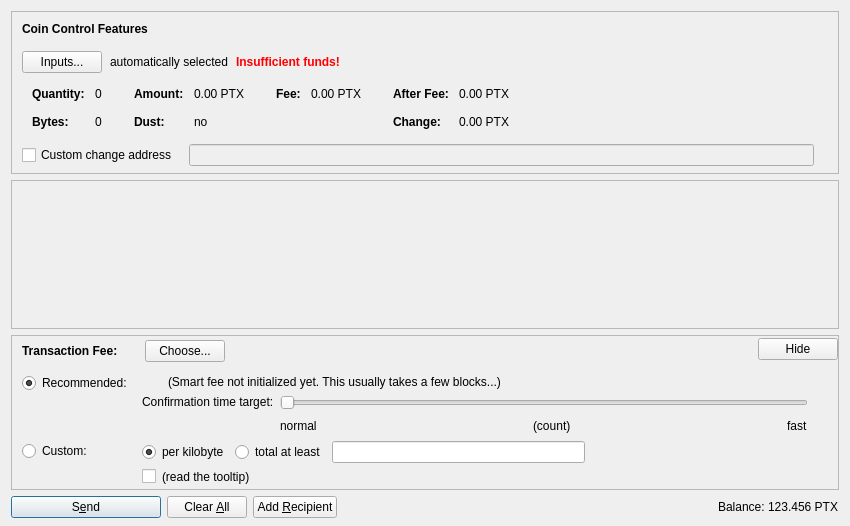
<?xml version="1.0" encoding="UTF-8"?>
<ui version="4.0">
 <class>SendCoinsDialog</class>
 <widget class="QDialog" name="SendCoinsDialog">
  <property name="geometry">
   <rect>
    <x>0</x>
    <y>0</y>
    <width>850</width>
    <height>526</height>
   </rect>
  </property>
  <property name="windowTitle">
   <string>Send Coins</string>
  </property>
  <layout class="QVBoxLayout" name="verticalLayout" stretch="0,1,0,0">
   <property name="bottomMargin">
    <number>8</number>
   </property>
   <item>
    <widget class="QFrame" name="frameCoinControl">
     <property name="sizePolicy">
      <sizepolicy hsizetype="Expanding" vsizetype="Expanding">
       <horstretch>0</horstretch>
       <verstretch>0</verstretch>
      </sizepolicy>
     </property>
     <property name="maximumSize">
      <size>
       <width>16777215</width>
       <height>16777215</height>
      </size>
     </property>
     <property name="frameShape">
      <enum>QFrame::StyledPanel</enum>
     </property>
     <property name="frameShadow">
      <enum>QFrame::Sunken</enum>
     </property>
     <layout class="QVBoxLayout" name="verticalLayoutCoinControl2">
      <property name="spacing">
       <number>0</number>
      </property>
      <property name="leftMargin">
       <number>0</number>
      </property>
      <property name="topMargin">
       <number>0</number>
      </property>
      <property name="rightMargin">
       <number>0</number>
      </property>
      <property name="bottomMargin">
       <number>6</number>
      </property>
      <item>
       <layout class="QVBoxLayout" name="verticalLayoutCoinControl" stretch="0,0,0,0,1">
        <property name="spacing">
         <number>0</number>
        </property>
        <property name="leftMargin">
         <number>10</number>
        </property>
        <property name="topMargin">
         <number>10</number>
        </property>
        <item>
         <layout class="QHBoxLayout" name="horizontalLayoutCoinControl1">
          <property name="bottomMargin">
           <number>15</number>
          </property>
          <item>
           <widget class="QLabel" name="labelCoinControlFeatures">
            <property name="sizePolicy">
             <sizepolicy hsizetype="Preferred" vsizetype="Maximum">
              <horstretch>0</horstretch>
              <verstretch>0</verstretch>
             </sizepolicy>
            </property>
            <property name="font">
             <font>
              <weight>75</weight>
              <bold>true</bold>
             </font>
            </property>
            <property name="styleSheet">
             <string notr="true">font-weight:bold;</string>
            </property>
            <property name="text">
             <string>Coin Control Features</string>
            </property>
           </widget>
          </item>
         </layout>
        </item>
        <item>
         <layout class="QHBoxLayout" name="horizontalLayoutCoinControl2" stretch="0,0,0,0">
          <property name="spacing">
           <number>8</number>
          </property>
          <property name="bottomMargin">
           <number>10</number>
          </property>
          <item>
           <widget class="QPushButton" name="pushButtonCoinControl">
            <property name="styleSheet">
             <string notr="true"/>
            </property>
            <property name="text">
             <string>Inputs...</string>
            </property>
            <property name="autoDefault">
             <bool>false</bool>
            </property>
           </widget>
          </item>
          <item>
           <widget class="QLabel" name="labelCoinControlAutomaticallySelected">
            <property name="text">
             <string>automatically selected</string>
            </property>
            <property name="margin">
             <number>5</number>
            </property>
           </widget>
          </item>
          <item>
           <widget class="QLabel" name="labelCoinControlInsuffFunds">
            <property name="font">
             <font>
              <weight>75</weight>
              <bold>true</bold>
             </font>
            </property>
            <property name="styleSheet">
             <string notr="true">color:red;font-weight:bold;</string>
            </property>
            <property name="text">
             <string>Insufficient funds!</string>
            </property>
            <property name="margin">
             <number>5</number>
            </property>
           </widget>
          </item>
          <item>
           <spacer name="horizontalSpacerCoinControl">
            <property name="orientation">
             <enum>Qt::Horizontal</enum>
            </property>
            <property name="sizeHint" stdset="0">
             <size>
              <width>40</width>
              <height>1</height>
             </size>
            </property>
           </spacer>
          </item>
         </layout>
        </item>
        <item>
         <widget class="QWidget" name="widgetCoinControl" native="true">
          <property name="sizePolicy">
           <sizepolicy hsizetype="Preferred" vsizetype="Preferred">
            <horstretch>0</horstretch>
            <verstretch>0</verstretch>
           </sizepolicy>
          </property>
          <property name="minimumSize">
           <size>
            <width>0</width>
            <height>0</height>
           </size>
          </property>
          <property name="styleSheet">
           <string notr="true"/>
          </property>
          <layout class="QHBoxLayout" name="horizontalLayoutCoinControl5">
           <property name="leftMargin">
            <number>0</number>
           </property>
           <property name="topMargin">
            <number>0</number>
           </property>
           <property name="rightMargin">
            <number>0</number>
           </property>
           <property name="bottomMargin">
            <number>0</number>
           </property>
           <item>
            <layout class="QHBoxLayout" name="horizontalLayoutCoinControl3" stretch="0,0,0,1">
             <property name="spacing">
              <number>20</number>
             </property>
             <property name="topMargin">
              <number>0</number>
             </property>
             <property name="bottomMargin">
              <number>10</number>
             </property>
             <item>
              <layout class="QFormLayout" name="formLayoutCoinControl1">
               <property name="horizontalSpacing">
                <number>10</number>
               </property>
               <property name="verticalSpacing">
                <number>14</number>
               </property>
               <property name="leftMargin">
                <number>10</number>
               </property>
               <property name="topMargin">
                <number>4</number>
               </property>
               <property name="rightMargin">
                <number>6</number>
               </property>
               <item row="0" column="0">
                <widget class="QLabel" name="labelCoinControlQuantityText">
                 <property name="font">
                  <font>
                   <weight>75</weight>
                   <bold>true</bold>
                  </font>
                 </property>
                 <property name="text">
                  <string>Quantity:</string>
                 </property>
                 <property name="margin">
                  <number>0</number>
                 </property>
                </widget>
               </item>
               <item row="0" column="1">
                <widget class="QLabel" name="labelCoinControlQuantity">
                 <property name="cursor">
                  <cursorShape>IBeamCursor</cursorShape>
                 </property>
                 <property name="contextMenuPolicy">
                  <enum>Qt::ActionsContextMenu</enum>
                 </property>
                 <property name="text">
                  <string notr="true">0</string>
                 </property>
                 <property name="margin">
                  <number>0</number>
                 </property>
                 <property name="textInteractionFlags">
                  <set>Qt::LinksAccessibleByMouse|Qt::TextSelectableByKeyboard|Qt::TextSelectableByMouse</set>
                 </property>
                </widget>
               </item>
               <item row="1" column="0">
                <widget class="QLabel" name="labelCoinControlBytesText">
                 <property name="font">
                  <font>
                   <weight>75</weight>
                   <bold>true</bold>
                  </font>
                 </property>
                 <property name="text">
                  <string>Bytes:</string>
                 </property>
                </widget>
               </item>
               <item row="1" column="1">
                <widget class="QLabel" name="labelCoinControlBytes">
                 <property name="cursor">
                  <cursorShape>IBeamCursor</cursorShape>
                 </property>
                 <property name="contextMenuPolicy">
                  <enum>Qt::ActionsContextMenu</enum>
                 </property>
                 <property name="text">
                  <string notr="true">0</string>
                 </property>
                 <property name="textInteractionFlags">
                  <set>Qt::LinksAccessibleByMouse|Qt::TextSelectableByKeyboard|Qt::TextSelectableByMouse</set>
                 </property>
                </widget>
               </item>
              </layout>
             </item>
             <item>
              <layout class="QFormLayout" name="formLayoutCoinControl2">
               <property name="horizontalSpacing">
                <number>10</number>
               </property>
               <property name="verticalSpacing">
                <number>14</number>
               </property>
               <property name="leftMargin">
                <number>6</number>
               </property>
               <property name="topMargin">
                <number>4</number>
               </property>
               <property name="rightMargin">
                <number>6</number>
               </property>
               <item row="0" column="0">
                <widget class="QLabel" name="labelCoinControlAmountText">
                 <property name="font">
                  <font>
                   <weight>75</weight>
                   <bold>true</bold>
                  </font>
                 </property>
                 <property name="text">
                  <string>Amount:</string>
                 </property>
                 <property name="margin">
                  <number>0</number>
                 </property>
                </widget>
               </item>
               <item row="0" column="1">
                <widget class="QLabel" name="labelCoinControlAmount">
                 <property name="cursor">
                  <cursorShape>IBeamCursor</cursorShape>
                 </property>
                 <property name="contextMenuPolicy">
                  <enum>Qt::ActionsContextMenu</enum>
                 </property>
                 <property name="text">
                  <string notr="true">0.00 PTX</string>
                 </property>
                 <property name="textInteractionFlags">
                  <set>Qt::LinksAccessibleByMouse|Qt::TextSelectableByKeyboard|Qt::TextSelectableByMouse</set>
                 </property>
                </widget>
               </item>
               <item row="1" column="0">
                <widget class="QLabel" name="labelCoinControlLowOutputText">
                 <property name="font">
                  <font>
                   <weight>75</weight>
                   <bold>true</bold>
                  </font>
                 </property>
                 <property name="text">
                  <string>Dust:</string>
                 </property>
                </widget>
               </item>
               <item row="1" column="1">
                <widget class="QLabel" name="labelCoinControlLowOutput">
                 <property name="cursor">
                  <cursorShape>IBeamCursor</cursorShape>
                 </property>
                 <property name="contextMenuPolicy">
                  <enum>Qt::ActionsContextMenu</enum>
                 </property>
                 <property name="text">
                  <string notr="true">no</string>
                 </property>
                 <property name="textInteractionFlags">
                  <set>Qt::LinksAccessibleByMouse|Qt::TextSelectableByKeyboard|Qt::TextSelectableByMouse</set>
                 </property>
                </widget>
               </item>
              </layout>
             </item>
             <item>
              <layout class="QFormLayout" name="formLayoutCoinControl3">
               <property name="horizontalSpacing">
                <number>10</number>
               </property>
               <property name="verticalSpacing">
                <number>14</number>
               </property>
               <property name="leftMargin">
                <number>6</number>
               </property>
               <property name="topMargin">
                <number>4</number>
               </property>
               <property name="rightMargin">
                <number>6</number>
               </property>
               <item row="0" column="0">
                <widget class="QLabel" name="labelCoinControlFeeText">
                 <property name="font">
                  <font>
                   <weight>75</weight>
                   <bold>true</bold>
                  </font>
                 </property>
                 <property name="text">
                  <string>Fee:</string>
                 </property>
                 <property name="margin">
                  <number>0</number>
                 </property>
                </widget>
               </item>
               <item row="0" column="1">
                <widget class="QLabel" name="labelCoinControlFee">
                 <property name="cursor">
                  <cursorShape>IBeamCursor</cursorShape>
                 </property>
                 <property name="contextMenuPolicy">
                  <enum>Qt::ActionsContextMenu</enum>
                 </property>
                 <property name="text">
                  <string notr="true">0.00 PTX</string>
                 </property>
                 <property name="textInteractionFlags">
                  <set>Qt::LinksAccessibleByMouse|Qt::TextSelectableByKeyboard|Qt::TextSelectableByMouse</set>
                 </property>
                </widget>
               </item>
              </layout>
             </item>
             <item>
              <layout class="QFormLayout" name="formLayoutCoinControl4">
               <property name="horizontalSpacing">
                <number>10</number>
               </property>
               <property name="verticalSpacing">
                <number>14</number>
               </property>
               <property name="leftMargin">
                <number>6</number>
               </property>
               <property name="topMargin">
                <number>4</number>
               </property>
               <property name="rightMargin">
                <number>6</number>
               </property>
               <item row="0" column="0">
                <widget class="QLabel" name="labelCoinControlAfterFeeText">
                 <property name="font">
                  <font>
                   <weight>75</weight>
                   <bold>true</bold>
                  </font>
                 </property>
                 <property name="text">
                  <string>After Fee:</string>
                 </property>
                 <property name="margin">
                  <number>0</number>
                 </property>
                </widget>
               </item>
               <item row="0" column="1">
                <widget class="QLabel" name="labelCoinControlAfterFee">
                 <property name="cursor">
                  <cursorShape>IBeamCursor</cursorShape>
                 </property>
                 <property name="contextMenuPolicy">
                  <enum>Qt::ActionsContextMenu</enum>
                 </property>
                 <property name="text">
                  <string notr="true">0.00 PTX</string>
                 </property>
                 <property name="textInteractionFlags">
                  <set>Qt::LinksAccessibleByMouse|Qt::TextSelectableByKeyboard|Qt::TextSelectableByMouse</set>
                 </property>
                </widget>
               </item>
               <item row="1" column="0">
                <widget class="QLabel" name="labelCoinControlChangeText">
                 <property name="font">
                  <font>
                   <weight>75</weight>
                   <bold>true</bold>
                  </font>
                 </property>
                 <property name="text">
                  <string>Change:</string>
                 </property>
                </widget>
               </item>
               <item row="1" column="1">
                <widget class="QLabel" name="labelCoinControlChange">
                 <property name="cursor">
                  <cursorShape>IBeamCursor</cursorShape>
                 </property>
                 <property name="contextMenuPolicy">
                  <enum>Qt::ActionsContextMenu</enum>
                 </property>
                 <property name="text">
                  <string notr="true">0.00 PTX</string>
                 </property>
                 <property name="textInteractionFlags">
                  <set>Qt::LinksAccessibleByMouse|Qt::TextSelectableByKeyboard|Qt::TextSelectableByMouse</set>
                 </property>
                </widget>
               </item>
              </layout>
             </item>
            </layout>
           </item>
          </layout>
         </widget>
        </item>
        <item>
         <layout class="QHBoxLayout" name="horizontalLayoutCoinControl4" stretch="0,0,0">
          <property name="spacing">
           <number>12</number>
          </property>
          <property name="sizeConstraint">
           <enum>QLayout::SetDefaultConstraint</enum>
          </property>
          <property name="topMargin">
           <number>5</number>
          </property>
          <property name="rightMargin">
           <number>5</number>
          </property>
          <item>
           <widget class="QCheckBox" name="checkBoxCoinControlChange">
            <property name="toolTip">
             <string>If this is activated, but the change address is empty or invalid, change will be sent to a newly generated address.</string>
            </property>
            <property name="text">
             <string>Custom change address</string>
            </property>
           </widget>
          </item>
          <item>
           <widget class="QValidatedLineEdit" name="lineEditCoinControlChange">
            <property name="enabled">
             <bool>false</bool>
            </property>
            <property name="sizePolicy">
             <sizepolicy hsizetype="Expanding" vsizetype="Fixed">
              <horstretch>0</horstretch>
              <verstretch>0</verstretch>
             </sizepolicy>
            </property>
           </widget>
          </item>
          <item>
           <widget class="QLabel" name="labelCoinControlChangeLabel">
            <property name="sizePolicy">
             <sizepolicy hsizetype="Preferred" vsizetype="Expanding">
              <horstretch>0</horstretch>
              <verstretch>0</verstretch>
             </sizepolicy>
            </property>
            <property name="minimumSize">
             <size>
              <width>0</width>
              <height>0</height>
             </size>
            </property>
            <property name="text">
             <string/>
            </property>
            <property name="margin">
             <number>3</number>
            </property>
           </widget>
          </item>
         </layout>
        </item>
        <item>
         <spacer name="verticalSpacerCoinControl">
          <property name="orientation">
           <enum>Qt::Vertical</enum>
          </property>
          <property name="sizeHint" stdset="0">
           <size>
            <width>800</width>
            <height>1</height>
           </size>
          </property>
         </spacer>
        </item>
       </layout>
      </item>
     </layout>
    </widget>
   </item>
   <item>
    <widget class="QScrollArea" name="scrollArea">
     <property name="widgetResizable">
      <bool>true</bool>
     </property>
     <widget class="QWidget" name="scrollAreaWidgetContents">
      <property name="geometry">
       <rect>
        <x>0</x>
        <y>0</y>
        <width>830</width>
        <height>104</height>
       </rect>
      </property>
      <layout class="QVBoxLayout" name="verticalLayout_2" stretch="0,1">
       <property name="leftMargin">
        <number>0</number>
       </property>
       <property name="topMargin">
        <number>0</number>
       </property>
       <property name="rightMargin">
        <number>0</number>
       </property>
       <property name="bottomMargin">
        <number>0</number>
       </property>
       <item>
        <layout class="QVBoxLayout" name="entries">
         <property name="spacing">
          <number>6</number>
         </property>
        </layout>
       </item>
       <item>
        <spacer name="verticalSpacer">
         <property name="orientation">
          <enum>Qt::Vertical</enum>
         </property>
         <property name="sizeHint" stdset="0">
          <size>
           <width>20</width>
           <height>40</height>
          </size>
         </property>
        </spacer>
       </item>
      </layout>
     </widget>
    </widget>
   </item>
   <item>
    <widget class="QFrame" name="frameFee">
     <property name="sizePolicy">
      <sizepolicy hsizetype="Expanding" vsizetype="Expanding">
       <horstretch>0</horstretch>
       <verstretch>0</verstretch>
      </sizepolicy>
     </property>
     <property name="maximumSize">
      <size>
       <width>16777215</width>
       <height>16777215</height>
      </size>
     </property>
     <property name="frameShape">
      <enum>QFrame::StyledPanel</enum>
     </property>
     <property name="frameShadow">
      <enum>QFrame::Sunken</enum>
     </property>
     <layout class="QVBoxLayout" name="verticalLayoutFee1">
      <property name="spacing">
       <number>0</number>
      </property>
      <property name="leftMargin">
       <number>0</number>
      </property>
      <property name="topMargin">
       <number>0</number>
      </property>
      <property name="rightMargin">
       <number>0</number>
      </property>
      <property name="bottomMargin">
       <number>0</number>
      </property>
      <item>
       <layout class="QVBoxLayout" name="verticalLayoutFee2" stretch="0,0,0">
        <property name="spacing">
         <number>0</number>
        </property>
        <property name="leftMargin">
         <number>10</number>
        </property>
        <property name="topMargin">
         <number>0</number>
        </property>
        <item>
         <layout class="QHBoxLayout" name="horizontalLayoutFee1">
          <property name="bottomMargin">
           <number>0</number>
          </property>
          <item>
           <layout class="QVBoxLayout" name="verticalLayoutFee7">
            <property name="spacing">
             <number>0</number>
            </property>
            <item>
             <spacer name="verticalSpacerSmartFee">
              <property name="orientation">
               <enum>Qt::Vertical</enum>
              </property>
              <property name="sizeType">
               <enum>QSizePolicy::Fixed</enum>
              </property>
              <property name="sizeHint" stdset="0">
               <size>
                <width>1</width>
                <height>4</height>
               </size>
              </property>
             </spacer>
            </item>
            <item>
             <layout class="QHBoxLayout" name="horizontalLayoutSmartFee">
              <property name="spacing">
               <number>10</number>
              </property>
              <item>
               <widget class="QLabel" name="labelFeeHeadline">
                <property name="sizePolicy">
                 <sizepolicy hsizetype="Preferred" vsizetype="Maximum">
                  <horstretch>0</horstretch>
                  <verstretch>0</verstretch>
                 </sizepolicy>
                </property>
                <property name="font">
                 <font>
                  <weight>75</weight>
                  <bold>true</bold>
                 </font>
                </property>
                <property name="styleSheet">
                 <string notr="true">font-weight:bold;</string>
                </property>
                <property name="text">
                 <string>Transaction Fee:</string>
                </property>
               </widget>
              </item>
              <item>
               <widget class="QLabel" name="labelFeeMinimized">
                <property name="text">
                 <string/>
                </property>
               </widget>
              </item>
              <item>
               <widget class="QPushButton" name="buttonChooseFee">
                <property name="text">
                 <string>Choose...</string>
                </property>
               </widget>
              </item>
             </layout>
            </item>
            <item>
             <spacer name="verticalSpacer_5">
              <property name="orientation">
               <enum>Qt::Vertical</enum>
              </property>
              <property name="sizeHint" stdset="0">
               <size>
                <width>1</width>
                <height>1</height>
               </size>
              </property>
             </spacer>
            </item>
           </layout>
          </item>
          <item>
           <spacer name="horizontalSpacer_4">
            <property name="orientation">
             <enum>Qt::Horizontal</enum>
            </property>
            <property name="sizeHint" stdset="0">
             <size>
              <width>40</width>
              <height>20</height>
             </size>
            </property>
           </spacer>
          </item>
          <item>
           <widget class="QPushButton" name="buttonMinimizeFee">
            <property name="toolTip">
             <string>collapse fee-settings</string>
            </property>
            <property name="text">
             <string>Hide</string>
            </property>
           </widget>
          </item>
         </layout>
        </item>
        <item>
         <widget class="QFrame" name="frameFeeSelection">
          <layout class="QVBoxLayout" name="verticalLayoutFee12">
           <property name="spacing">
            <number>0</number>
           </property>
           <property name="leftMargin">
            <number>0</number>
           </property>
           <property name="topMargin">
            <number>0</number>
           </property>
           <property name="rightMargin">
            <number>0</number>
           </property>
           <property name="bottomMargin">
            <number>0</number>
           </property>
           <item>
            <layout class="QGridLayout" name="gridLayoutFee">
             <property name="topMargin">
              <number>10</number>
             </property>
             <property name="bottomMargin">
              <number>4</number>
             </property>
             <property name="horizontalSpacing">
              <number>10</number>
             </property>
             <property name="verticalSpacing">
              <number>4</number>
             </property>
             <item row="1" column="1">
              <layout class="QVBoxLayout" name="verticalLayoutFee8">
               <property name="spacing">
                <number>6</number>
               </property>
               <item>
                <layout class="QHBoxLayout" name="horizontalLayoutFee13">
                 <item>
                  <widget class="QRadioButton" name="radioCustomPerKilobyte">
                   <property name="toolTip">
                    <string>If the custom fee is set to 1000 satoshis and the transaction is only 250 bytes, then &quot;per kilobyte&quot; only pays 250 satoshis in fee, while &quot;total at least&quot; pays 1000 satoshis. For transactions bigger than a kilobyte both pay by kilobyte.</string>
                   </property>
                   <property name="text">
                    <string>per kilobyte</string>
                   </property>
                   <property name="checked">
                    <bool>true</bool>
                   </property>
                   <attribute name="buttonGroup">
                    <string notr="true">groupCustomFee</string>
                   </attribute>
                  </widget>
                 </item>
                 <item>
                  <widget class="QRadioButton" name="radioCustomAtLeast">
                   <property name="toolTip">
                    <string>If the custom fee is set to 1000 satoshis and the transaction is only 250 bytes, then &quot;per kilobyte&quot; only pays 250 satoshis in fee, while &quot;total at least&quot; pays 1000 satoshis. For transactions bigger than a kilobyte both pay by kilobyte.</string>
                   </property>
                   <property name="text">
                    <string>total at least</string>
                   </property>
                   <attribute name="buttonGroup">
                    <string notr="true">groupCustomFee</string>
                   </attribute>
                  </widget>
                 </item>
                 <item>
                  <widget class="BitcoinAmountField" name="customFee"/>
                 </item>
                 <item>
                  <spacer name="horizontalSpacer_6">
                   <property name="orientation">
                    <enum>Qt::Horizontal</enum>
                   </property>
                   <property name="sizeHint" stdset="0">
                    <size>
                     <width>1</width>
                     <height>1</height>
                    </size>
                   </property>
                  </spacer>
                 </item>
                </layout>
               </item>
               <item>
                <layout class="QHBoxLayout" name="horizontalLayoutFee8">
                 <item>
                  <widget class="QCheckBox" name="checkBoxMinimumFee">
                   <property name="toolTip">
                    <string>Paying only the minimum fee is just fine as long as there is less transaction volume than space in the blocks. But be aware that this can end up in a never confirming transaction once there is more demand for pitcoin transactions than the network can process.</string>
                   </property>
                   <property name="text">
                    <string/>
                   </property>
                  </widget>
                 </item>
                 <item>
                  <widget class="QLabel" name="labelMinFeeWarning">
                   <property name="enabled">
                    <bool>true</bool>
                   </property>
                   <property name="toolTip">
                    <string>Paying only the minimum fee is just fine as long as there is less transaction volume than space in the blocks. But be aware that this can end up in a never confirming transaction once there is more demand for pitcoin transactions than the network can process.</string>
                   </property>
                   <property name="text">
                    <string>(read the tooltip)</string>
                   </property>
                   <property name="margin">
                    <number>5</number>
                   </property>
                  </widget>
                 </item>
                 <item>
                  <spacer name="horizontalSpacer_2">
                   <property name="orientation">
                    <enum>Qt::Horizontal</enum>
                   </property>
                   <property name="sizeHint" stdset="0">
                    <size>
                     <width>1</width>
                     <height>1</height>
                    </size>
                   </property>
                  </spacer>
                 </item>
                </layout>
               </item>
              </layout>
             </item>
             <item row="0" column="0">
              <layout class="QVBoxLayout" name="verticalLayoutFee4" stretch="0,1">
               <item>
                <widget class="QRadioButton" name="radioSmartFee">
                 <property name="text">
                  <string>Recommended:</string>
                 </property>
                 <property name="checked">
                  <bool>true</bool>
                 </property>
                 <attribute name="buttonGroup">
                  <string notr="true">groupFee</string>
                 </attribute>
                </widget>
               </item>
               <item>
                <spacer name="verticalSpacer_2">
                 <property name="orientation">
                  <enum>Qt::Vertical</enum>
                 </property>
                 <property name="sizeHint" stdset="0">
                  <size>
                   <width>1</width>
                   <height>1</height>
                  </size>
                 </property>
                </spacer>
               </item>
              </layout>
             </item>
             <item row="1" column="0">
              <layout class="QVBoxLayout" name="verticalLayoutFee9" stretch="0,1">
               <item>
                <widget class="QRadioButton" name="radioCustomFee">
                 <property name="text">
                  <string>Custom:</string>
                 </property>
                 <attribute name="buttonGroup">
                  <string notr="true">groupFee</string>
                 </attribute>
                </widget>
               </item>
               <item>
                <spacer name="verticalSpacer_6">
                 <property name="orientation">
                  <enum>Qt::Vertical</enum>
                 </property>
                 <property name="sizeHint" stdset="0">
                  <size>
                   <width>1</width>
                   <height>1</height>
                  </size>
                 </property>
                </spacer>
               </item>
              </layout>
             </item>
             <item row="0" column="1">
              <layout class="QVBoxLayout" name="verticalLayoutFee3" stretch="0,0,1">
               <property name="spacing">
                <number>6</number>
               </property>
               <property name="topMargin">
                <number>2</number>
               </property>
               <item>
                <layout class="QHBoxLayout" name="horizontalLayoutFee12">
                 <item>
                  <widget class="QLabel" name="labelSmartFee">
                   <property name="text">
                    <string/>
                   </property>
                   <property name="margin">
                    <number>2</number>
                   </property>
                  </widget>
                 </item>
                 <item>
                  <widget class="QLabel" name="labelFeeEstimation">
                   <property name="text">
                    <string/>
                   </property>
                  </widget>
                 </item>
                 <item>
                  <widget class="QLabel" name="labelSmartFee2">
                   <property name="text">
                    <string>(Smart fee not initialized yet. This usually takes a few blocks...)</string>
                   </property>
                   <property name="margin">
                    <number>2</number>
                   </property>
                  </widget>
                 </item>
                 <item>
                  <spacer name="horizontalSpacer_5">
                   <property name="orientation">
                    <enum>Qt::Horizontal</enum>
                   </property>
                   <property name="sizeHint" stdset="0">
                    <size>
                     <width>1</width>
                     <height>1</height>
                    </size>
                   </property>
                  </spacer>
                 </item>
                </layout>
               </item>
               <item>
                <layout class="QHBoxLayout" name="horizontalLayoutFee9">
                 <item>
                  <layout class="QVBoxLayout" name="verticalLayoutFee6">
                   <item>
                    <widget class="QLabel" name="labelSmartFee3">
                     <property name="text">
                      <string>Confirmation time target:</string>
                     </property>
                     <property name="margin">
                      <number>2</number>
                     </property>
                    </widget>
                   </item>
                   <item>
                    <spacer name="verticalSpacer_3">
                     <property name="orientation">
                      <enum>Qt::Vertical</enum>
                     </property>
                     <property name="sizeHint" stdset="0">
                      <size>
                       <width>1</width>
                       <height>1</height>
                      </size>
                     </property>
                    </spacer>
                   </item>
                  </layout>
                 </item>
                 <item>
                  <layout class="QVBoxLayout" name="verticalLayoutFee5">
                   <property name="rightMargin">
                    <number>30</number>
                   </property>
                   <item>
                    <widget class="QSlider" name="sliderSmartFee">
                     <property name="minimum">
                      <number>0</number>
                     </property>
                     <property name="maximum">
                      <number>23</number>
                     </property>
                     <property name="pageStep">
                      <number>1</number>
                     </property>
                     <property name="value">
                      <number>0</number>
                     </property>
                     <property name="orientation">
                      <enum>Qt::Horizontal</enum>
                     </property>
                     <property name="invertedAppearance">
                      <bool>false</bool>
                     </property>
                     <property name="invertedControls">
                      <bool>false</bool>
                     </property>
                     <property name="tickPosition">
                      <enum>QSlider::NoTicks</enum>
                     </property>
                    </widget>
                   </item>
                   <item>
                    <layout class="QHBoxLayout" name="horizontalLayoutFee10">
                     <item>
                      <widget class="QLabel" name="labelSmartFeeNormal">
                       <property name="text">
                        <string>normal</string>
                       </property>
                      </widget>
                     </item>
                     <item>
                      <spacer name="horizontalSpacer_7">
                       <property name="orientation">
                        <enum>Qt::Horizontal</enum>
                       </property>
                       <property name="sizeHint" stdset="0">
                        <size>
                         <width>40</width>
                         <height>20</height>
                        </size>
                       </property>
                      </spacer>
                     </item>
                     <item>
                      <widget class="QLabel" name="confirmationTargetLabel">
                       <property name="text">
                        <string notr="true">(count)</string>
                       </property>
                      </widget>
                     </item>
                     <item>
                      <spacer name="horizontalSpacer_3">
                       <property name="orientation">
                        <enum>Qt::Horizontal</enum>
                       </property>
                       <property name="sizeHint" stdset="0">
                        <size>
                         <width>40</width>
                         <height>20</height>
                        </size>
                       </property>
                      </spacer>
                     </item>
                     <item>
                      <widget class="QLabel" name="labelSmartFeeFast">
                       <property name="text">
                        <string>fast</string>
                       </property>
                      </widget>
                     </item>
                    </layout>
                   </item>
                  </layout>
                 </item>
                </layout>
               </item>
               <item>
                <spacer name="verticalSpacer_4">
                 <property name="orientation">
                  <enum>Qt::Vertical</enum>
                 </property>
                 <property name="sizeHint" stdset="0">
                  <size>
                   <width>1</width>
                   <height>1</height>
                  </size>
                 </property>
                </spacer>
               </item>
              </layout>
             </item>
            </layout>
           </item>
          </layout>
         </widget>
        </item>
        <item>
         <spacer name="verticalSpacerFee">
          <property name="orientation">
           <enum>Qt::Vertical</enum>
          </property>
          <property name="sizeHint" stdset="0">
           <size>
            <width>800</width>
            <height>1</height>
           </size>
          </property>
         </spacer>
        </item>
       </layout>
      </item>
     </layout>
    </widget>
   </item>
   <item>
    <layout class="QHBoxLayout" name="horizontalLayout">
     <item>
      <widget class="QPushButton" name="sendButton">
       <property name="minimumSize">
        <size>
         <width>150</width>
         <height>0</height>
        </size>
       </property>
       <property name="toolTip">
        <string>Confirm the send action</string>
       </property>
       <property name="text">
        <string>S&amp;end</string>
       </property>
       <property name="icon">
        <iconset resource="../bitcoin.qrc">
         <normaloff>:/icons/send</normaloff>:/icons/send</iconset>
       </property>
       <property name="autoDefault">
        <bool>false</bool>
       </property>
       <property name="default">
        <bool>true</bool>
       </property>
      </widget>
     </item>
     <item>
      <widget class="QPushButton" name="clearButton">
       <property name="sizePolicy">
        <sizepolicy hsizetype="Minimum" vsizetype="Fixed">
         <horstretch>0</horstretch>
         <verstretch>0</verstretch>
        </sizepolicy>
       </property>
       <property name="toolTip">
        <string>Clear all fields of the form.</string>
       </property>
       <property name="text">
        <string>Clear &amp;All</string>
       </property>
       <property name="icon">
        <iconset resource="../bitcoin.qrc">
         <normaloff>:/icons/remove</normaloff>:/icons/remove</iconset>
       </property>
       <property name="autoDefault">
        <bool>false</bool>
       </property>
      </widget>
     </item>
     <item>
      <widget class="QPushButton" name="addButton">
       <property name="toolTip">
        <string>Send to multiple recipients at once</string>
       </property>
       <property name="text">
        <string>Add &amp;Recipient</string>
       </property>
       <property name="icon">
        <iconset resource="../bitcoin.qrc">
         <normaloff>:/icons/add</normaloff>:/icons/add</iconset>
       </property>
       <property name="autoDefault">
        <bool>false</bool>
       </property>
      </widget>
     </item>
     <item>
      <spacer name="horizontalSpacer">
       <property name="orientation">
        <enum>Qt::Horizontal</enum>
       </property>
       <property name="sizeHint" stdset="0">
        <size>
         <width>40</width>
         <height>20</height>
        </size>
       </property>
      </spacer>
     </item>
     <item>
      <layout class="QHBoxLayout" name="horizontalLayout_2">
       <property name="spacing">
        <number>3</number>
       </property>
       <item>
        <widget class="QLabel" name="label">
         <property name="sizePolicy">
          <sizepolicy hsizetype="Preferred" vsizetype="Fixed">
           <horstretch>0</horstretch>
           <verstretch>0</verstretch>
          </sizepolicy>
         </property>
         <property name="text">
          <string>Balance:</string>
         </property>
        </widget>
       </item>
       <item>
        <widget class="QLabel" name="labelBalance">
         <property name="sizePolicy">
          <sizepolicy hsizetype="Preferred" vsizetype="Fixed">
           <horstretch>0</horstretch>
           <verstretch>0</verstretch>
          </sizepolicy>
         </property>
         <property name="cursor">
          <cursorShape>IBeamCursor</cursorShape>
         </property>
         <property name="text">
          <string notr="true">123.456 PTX</string>
         </property>
         <property name="textInteractionFlags">
          <set>Qt::LinksAccessibleByMouse|Qt::TextSelectableByKeyboard|Qt::TextSelectableByMouse</set>
         </property>
        </widget>
       </item>
      </layout>
     </item>
    </layout>
   </item>
  </layout>
 </widget>
 <customwidgets>
  <customwidget>
   <class>QValidatedLineEdit</class>
   <extends>QLineEdit</extends>
   <header>qvalidatedlineedit.h</header>
  </customwidget>
  <customwidget>
   <class>BitcoinAmountField</class>
   <extends>QLineEdit</extends>
   <header>bitcoinamountfield.h</header>
   <container>1</container>
  </customwidget>
 </customwidgets>
 <resources>
  <include location="../bitcoin.qrc"/>
 </resources>
 <connections/>
 <buttongroups>
  <buttongroup name="groupFee"/>
  <buttongroup name="groupCustomFee"/>
 </buttongroups>
</ui>
